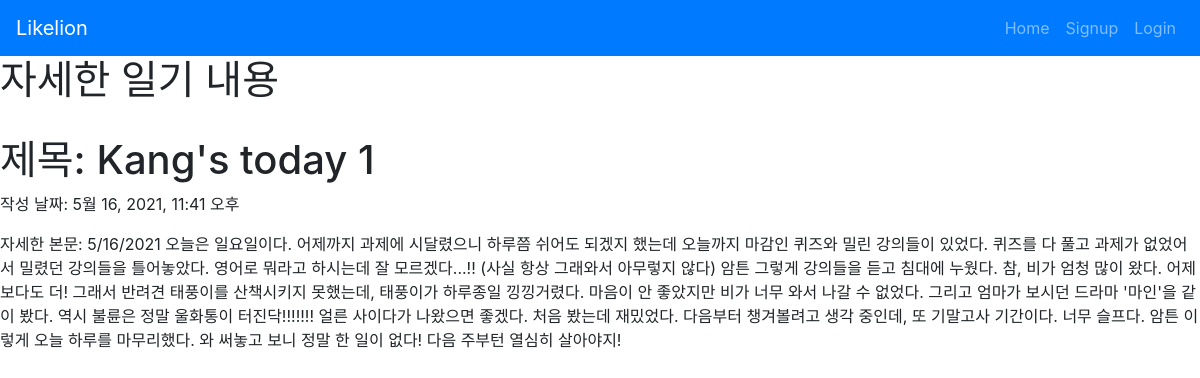
Screenshot of /diary/1 with the database file from the repository.
### diaryapp/models.py (models this page shows, shortened)
class Diary(models.Model):
    title = models.CharField(max_length=200)
    pub_date = models.DateTimeField('data published')
    body = models.TextField()

### diaryapp/views.py (the view)
# urls.py: path('diary/<int:diary_id>', diaryapp.views.detail, name="detail"),
def detail(request, diary_id):
    diary_detail = get_object_or_404(Diary, pk = diary_id)
    return render(request, 'detail.html', {'diary' : diary_detail})

### diaryapp/templates/detail.html
{% extends 'base.html' %}
{% block content %}
<!DOCTYPE html>
<html>
    <head>
    </head>
    <body>
        <h1>자세한 일기 내용</h1>
        <br>
        <h1>제목: {{diary.title}}</h1>
        <p>작성 날짜: {{diary.pub_date}}</p>
        <p>자세한 본문: {{diary.body}}</p>
    </body>
</html>
{% endblock %}

### rows the page displays
Diary: title "Kang's today 1", pub_date "5월 16, 2021, 11:41 오후", body "5/16/2021 오늘은 일요일이다. 어제까지 과제에 시달렸으니 하루쯤 쉬어도 되겠지 했는데 오늘까지 마감인 퀴즈와 밀린 강의들이 있었다. 퀴즈를 다 풀고 과제가 없었어서 밀렸던 강의들을 틀어놓았다. 영어로 뭐라고 하시는데 잘 모르겠다...!! (사실 항상 그래와서 아무렇지 않다) 암튼 그렇게 강의들을 듣고 침대에 누웠다. 참, 비가 엄청 많이 왔다. 어제보다도 더! 그래서 반려견 태풍이를 산책시키지 못했는데, 태풍이가 하루종일 낑낑거렸다. 마음이 안 좋았지만 비가 너무 와서 나갈 수 없었다. 그리고 엄마가 보시던 드라마 '마인'을 같이 봤다. 역시 불륜은 정말 울화통이 터진닥!!!!!!! 얼른 사이다가 나왔으면 좋겠다. 처음 봤는데 재밌었다. 다음부터 챙겨볼려고 생각 중인데, 또 기말고사 기간이다. 너무 슬프다. 암튼 이렇게 오늘 하루를 마무리했다. 와 써놓고 보니 정말 한 일이 없다! 다음 주부턴 열심히 살아야지!"
